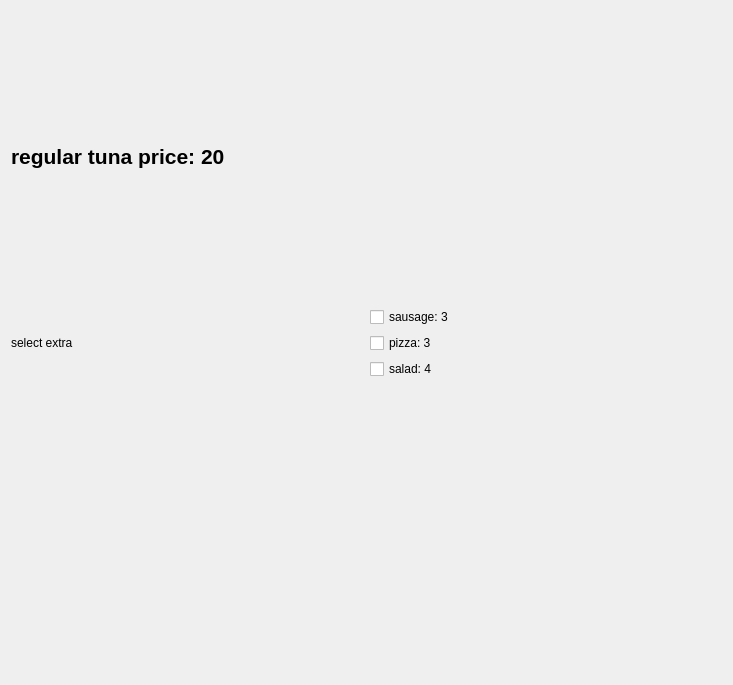
<?xml version="1.0" encoding="UTF-8"?>
<ui version="4.0">
 <class>Dialog</class>
 <widget class="QDialog" name="Dialog">
  <property name="geometry">
   <rect>
    <x>0</x>
    <y>0</y>
    <width>733</width>
    <height>685</height>
   </rect>
  </property>
  <property name="windowTitle">
   <string>PyQt5 QCheckbox</string>
  </property>
  <layout class="QVBoxLayout" name="verticalLayout_7">
   <item>
    <layout class="QVBoxLayout" name="verticalLayout_3">
     <item>
      <widget class="QLabel" name="item">
       <property name="font">
        <font>
         <pointsize>16</pointsize>
         <weight>75</weight>
         <bold>true</bold>
        </font>
       </property>
       <property name="text">
        <string>regular tuna price: 20</string>
       </property>
      </widget>
     </item>
     <item>
      <layout class="QHBoxLayout" name="horizontalLayout_3">
       <item>
        <widget class="QLabel" name="extra">
         <property name="text">
          <string>select extra</string>
         </property>
        </widget>
       </item>
       <item>
        <layout class="QVBoxLayout" name="verticalLayout_6">
         <item>
          <widget class="QCheckBox" name="checkBox">
           <property name="text">
            <string>sausage: 3</string>
           </property>
          </widget>
         </item>
         <item>
          <widget class="QCheckBox" name="checkBox_2">
           <property name="text">
            <string>pizza: 3</string>
           </property>
          </widget>
         </item>
         <item>
          <widget class="QCheckBox" name="checkBox_3">
           <property name="text">
            <string>salad: 4</string>
           </property>
          </widget>
         </item>
        </layout>
       </item>
      </layout>
     </item>
     <item>
      <widget class="QLabel" name="result">
       <property name="text">
        <string/>
       </property>
      </widget>
     </item>
    </layout>
   </item>
  </layout>
 </widget>
 <resources/>
 <connections/>
</ui>
